Frame 1 (no input): blank canvas, image omitted
Frame 60 (the mouse pressed at the canvas centre just before this capture): blank canvas, image omitted
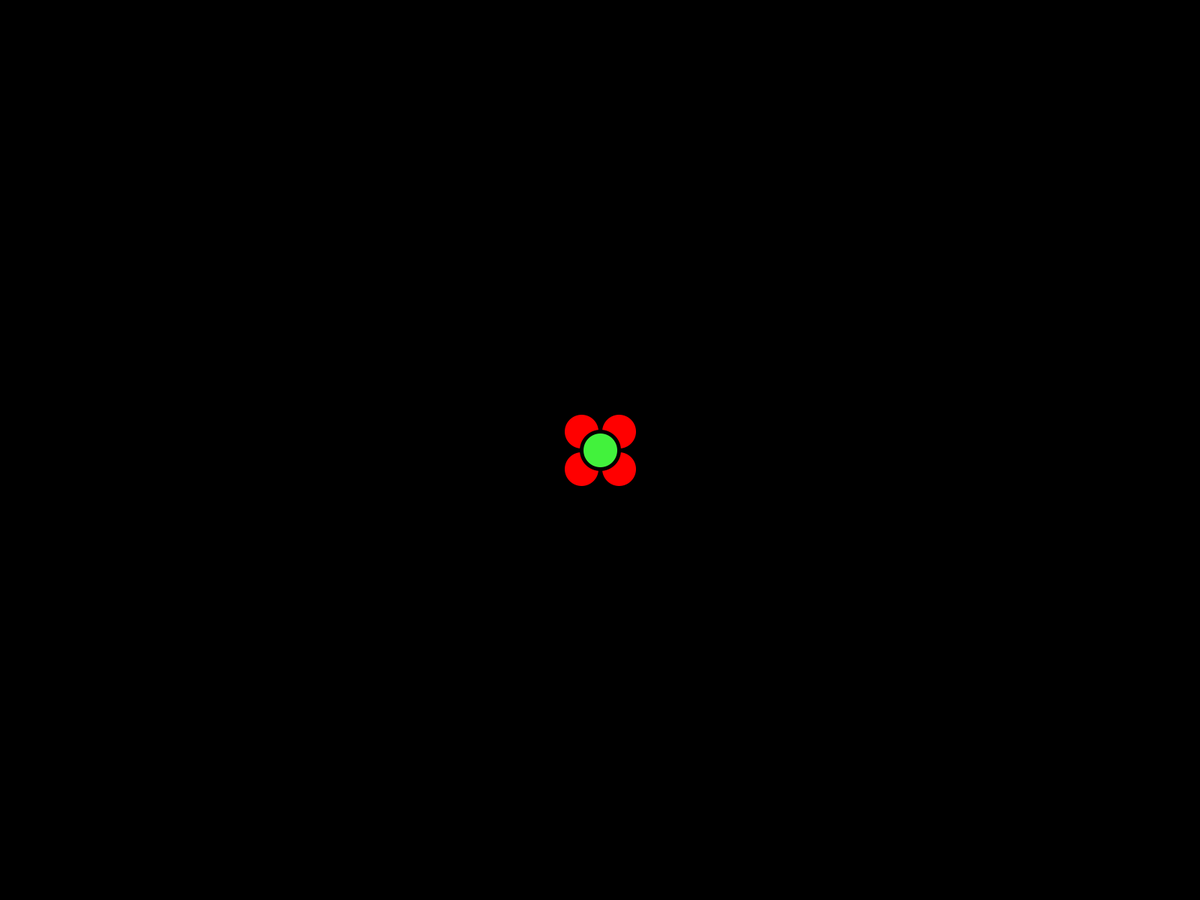
Frame 120 (the mouse held since frame 60 and released just before this capture)

The Processing sketch whose frames 1 and 60 were blank and that drew this single picture after the mouse press (run headless with seeded random() and noise(); from frame 60 on, the mouse is pressed at the canvas centre):

// Processing sketch: FlowerVisualisation
// ── FlowerVisualisation.pde

color colorCenter = color(255,0,0);
color c1 = color(255,0,0);
color c2 = color(0,0,255);

float previousDist = 0;


void setup(){

  //size(400,400);
  fullScreen();
  
  // the background only gets drawn once
  background(0);

}


void draw(){

  
  // calculate the distance between the mouse position and the center of the window
  float d = dist(width/2,height/2,mouseX,mouseY);
  
  // to check out the value
  //println(d);
  
  // if the mouse position has not changed between now and the previous frame, do not generate new flowers
  if(abs(previousDist - d) > 1){
  
    // map the distance to the size of the flower
    float flowerSize = map(d,0,width/2,100,10);
    
    // map the distance to the percentage of red in our cMix final color
    float percent = map(d,0,width/2,0.0,1.0);
    color cMix = lerpColor(c1,c2,percent);
    fill(cMix);
    
    // choose a random angle and calculate the x and y positions at a radius d
    float alpha = random(2*PI);
    float xC = d*cos(alpha) + width/2;
    float yC = d*sin(alpha) + height/2;
    
    // draw easy shape:
    // ellipse(xC,yC,diam,diam);
    
    // draw more complex shape:
    drawFlower(xC,yC,flowerSize,cMix);
  }
  
  // store the previous distance of the mouse to the center
  previousDist = d;

}

// function that draws a flower at position (xCenter,yCenter) 
void drawFlower(float xCenter, float yCenter, float flowerSizeTemp, color c){
  
  stroke(0);
  strokeWeight(5);
  fill(c);
  
  float sizePatels = flowerSizeTemp/2;
  float offset = sizePatels/2;
  ellipse(xCenter-offset,yCenter-offset,sizePatels,sizePatels);
  ellipse(xCenter+offset,yCenter-offset,sizePatels,sizePatels);
  ellipse(xCenter+offset,yCenter+offset,sizePatels,sizePatels);
  ellipse(xCenter-offset,yCenter+offset,sizePatels,sizePatels);
  
  fill(colorCenter);
  ellipse(xCenter,yCenter,sizePatels,sizePatels);
  
}

// whenever the mouse is pressed, the code will generate a new random color for the center of the flower
void mousePressed(){

  colorCenter = color(random(255),random(255),random(255));

}
